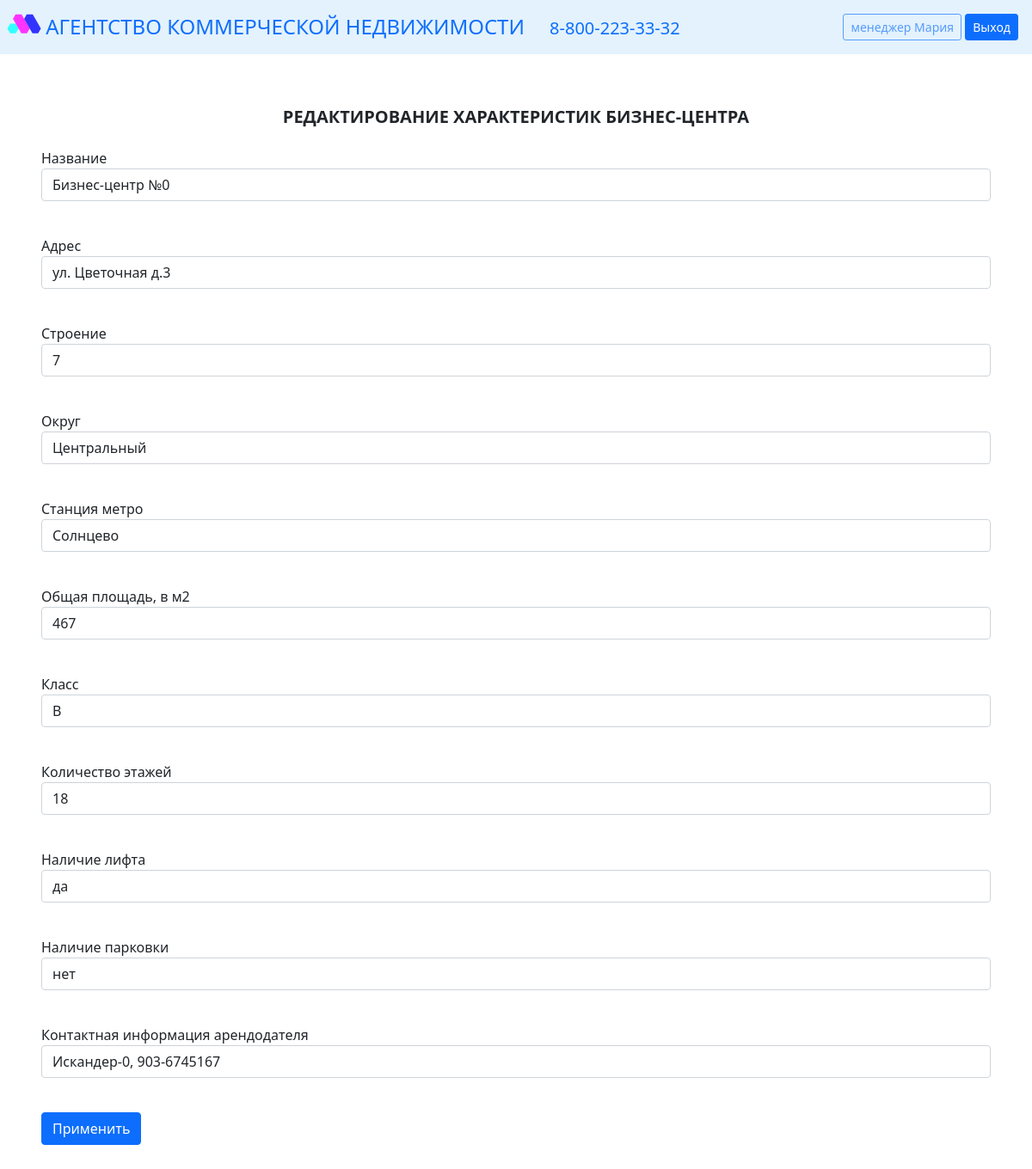
The app's page /edit_business_center/1 (signed in), older data.
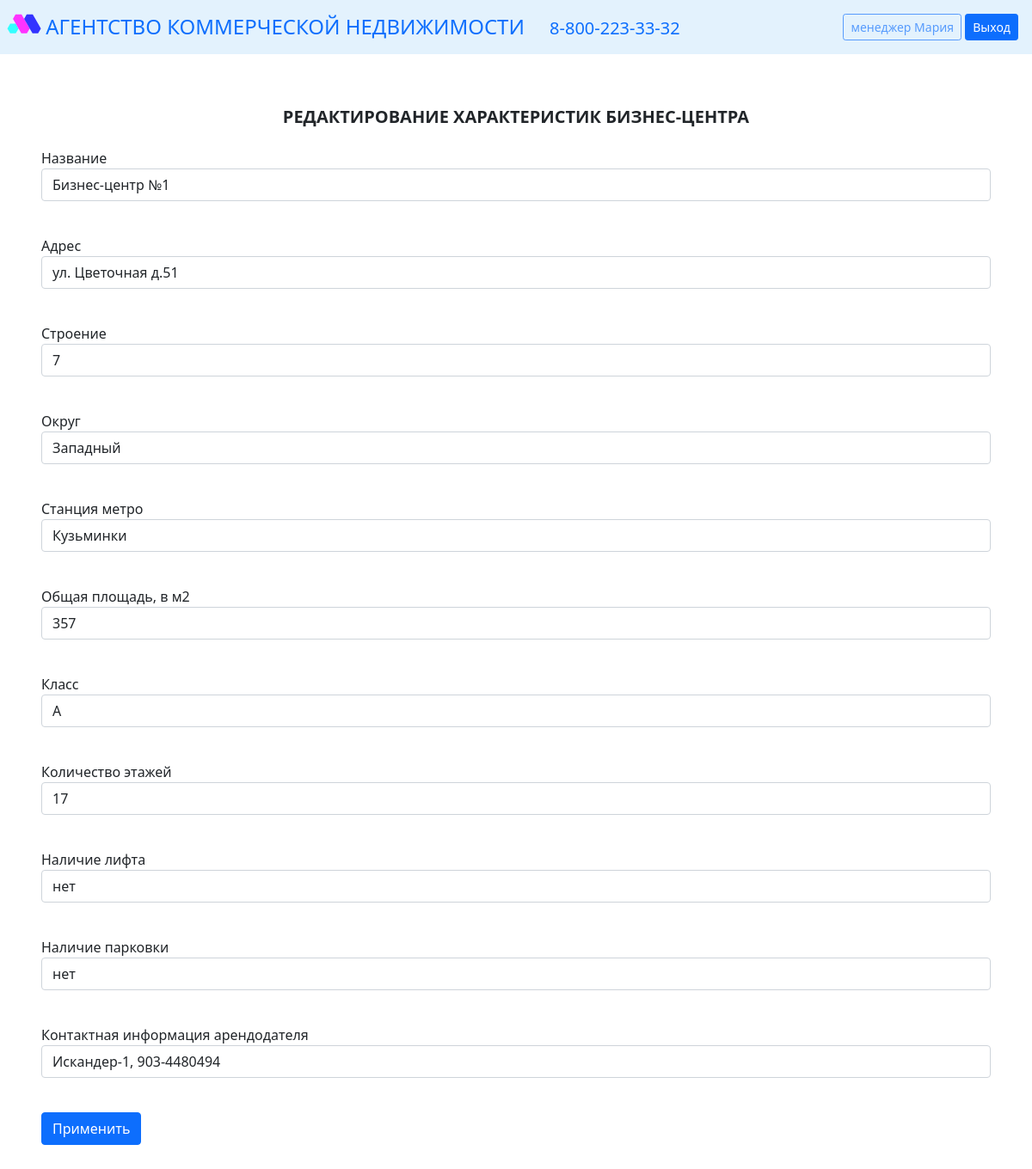
The same page, newer data.
### data/business_centers.py (models this page shows)
class Business_center(SqlAlchemyBase, SerializerMixin):
    __tablename__ = 'business_centers'
    id = sqlalchemy.Column(sqlalchemy.Integer, primary_key=True, autoincrement=True)
    name = sqlalchemy.Column(sqlalchemy.String, nullable=True)
    address = sqlalchemy.Column(sqlalchemy.String, nullable=True)
    building = sqlalchemy.Column(sqlalchemy.String, nullable=True)
    district = sqlalchemy.Column(sqlalchemy.String, nullable=True)
    metro = sqlalchemy.Column(sqlalchemy.String, nullable=True)
    total_area = sqlalchemy.Column(sqlalchemy.String, nullable=True)
    klass = sqlalchemy.Column(sqlalchemy.String, nullable=True)
    floors = sqlalchemy.Column(sqlalchemy.String, nullable=True)
    lift = sqlalchemy.Column(sqlalchemy.String, nullable=True)
    parking = sqlalchemy.Column(sqlalchemy.String, nullable=True)
    contact = sqlalchemy.Column(sqlalchemy.String, nullable=True)
    user_id = sqlalchemy.Column(sqlalchemy.Integer, sqlalchemy.ForeignKey("users.id"))
    user = orm.relationship('User')
    offices = orm.relationship("Office", back_populates='business_center')
    def __repr__(self):
        return f"Объект 'Бизнес-центр' с id:{self.id}, создатель :{self.user.role} {self.user.name}"

### main.py (the view, shortened to what this page needs)
@app.route('/edit_business_center/<int:id>', methods=['GET', 'POST'])
@login_required
def edit_business_center(id):
    print(f"Запрос на редактирование бизнес-центра с id:{id}")
    form = Business_centerForm()
    if request.method == "GET":
        db_sess = db_session.create_session()
        bc = db_sess.query(Business_center).filter(Business_center.id == id,
                                                   Business_center.user == current_user).first()
        print(bc)
        if bc:
            form.name.data = bc.name
            form.address.data = bc.address
            form.building.data = bc.building
            form.district.data = bc.district
            form.metro.data = bc.metro
            form.total_area.data = bc.total_area
            form.klass.data = bc.klass
            form.floors.data = bc.floors
            form.lift.data = bc.lift
            form.parking.data = bc.parking
            form.contact.data = bc.contact
        else:
            abort(404)
    return render_template('forms/business_center.html',
                           title='Редактирование характеристик бизнес-центра',
                           form=form)

### forms/business_center.py
class Business_centerForm(FlaskForm):
    name = StringField('Название', validators=[DataRequired()])
    address = StringField('Адрес', validators=[DataRequired()])
    building = StringField('Строение', validators=[DataRequired()])
    district = StringField('Округ', validators=[DataRequired()])
    metro = StringField('Станция метро', validators=[DataRequired()])
    total_area = StringField('Общая площадь, в м2', validators=[DataRequired()])
    klass = SelectField('Класс', choices=['A', 'B', 'C'], validators=[DataRequired()])
    floors = StringField('Количество этажей', validators=[DataRequired()])
    lift = SelectField('Наличие лифта', choices=['да', 'нет'], validators=[DataRequired()])
    parking = SelectField('Наличие парковки', choices=['да', 'нет'], validators=[DataRequired()])
    contact = StringField('Контактная информация арендодателя', validators=[DataRequired()])
    submit = SubmitField('Применить')

### data/db_session.py (called while the page is built)
def create_session() -> Session:
    global __factory
    return __factory()

### main.py (called while the page is built)
@login_manager.user_loader
def load_user(user_id):
    db_sess = db_session.create_session()
    return db_sess.query(User).get(user_id)

### templates/forms/business_center.html (shortened to what this page needs)
{% extends "base.html" %}
{% block content %}
<div class="wrapper m-5">
	<div class="title p-3">
		<p class="text-center h5 text-uppercase"><b>{{ title }}</b></p>
	</div>
	<form action="" method="post">
	    <p>
	        {{ form.name.label }}<br>
	        {{ form.name(class="form-control") }}<br>
	    </p>
		<p>
	        {{ form.address.label }}<br>
	        {{ form.address(class="form-control") }}<br>
	    </p>
		<p>
	        {{ form.building.label }}<br>
	        {{ form.building(class="form-control") }}<br>
	    </p>
		<p>
	        {{ form.district.label }}<br>
	        {{ form.district(class="form-control") }}<br>
	    </p>
	    <p>
	        {{ form.metro.label }}<br>
	        {{ form.metro(class="form-control") }}<br>
	    </p>
	    <p>
	        {{ form.total_area.label }}<br>
	        {{ form.total_area(class="form-control") }}<br>
	    </p>
	    <p>
	        {{ form.klass.label }}<br>
	        {{ form.klass(class="form-control") }}<br>
	    </p>
	    <p>
	        {{ form.floors.label }}<br>
	        {{ form.floors(class="form-control") }}<br>
	    </p>
	   	<p>
	        {{ form.lift.label }}<br>
	        {{ form.lift(class="form-control") }}<br>
	    </p>
	    <p>
	        {{ form.parking.label }}<br>
	        {{ form.parking(class="form-control") }}<br>
	    </p>
	    <p>
	        {{ form.contact.label }}<br>
	        {{ form.contact(class="form-control") }}<br>
	    </p>
	    <p>{{ form.submit(type="submit", class="btn btn-primary") }}</p>
	</form>
</div>
{% endblock %}

Row changes from the older to the newer data that the page shows:
changed Business_center "нет": name "Бизнес-центр №0" → "Бизнес-центр №1"; address "ул. Цветочная д.3" → "ул. Цветочная д.51"; district "Центральный" → "Западный"; metro "Солнцево" → "Кузьминки"; total_area "467" → "357"; klass "B" → "A"; floors "18" → "17"; lift "да" → "нет"; contact "Искандер-0, 903-6745167" → "Искандер-1, 903-4480494"
